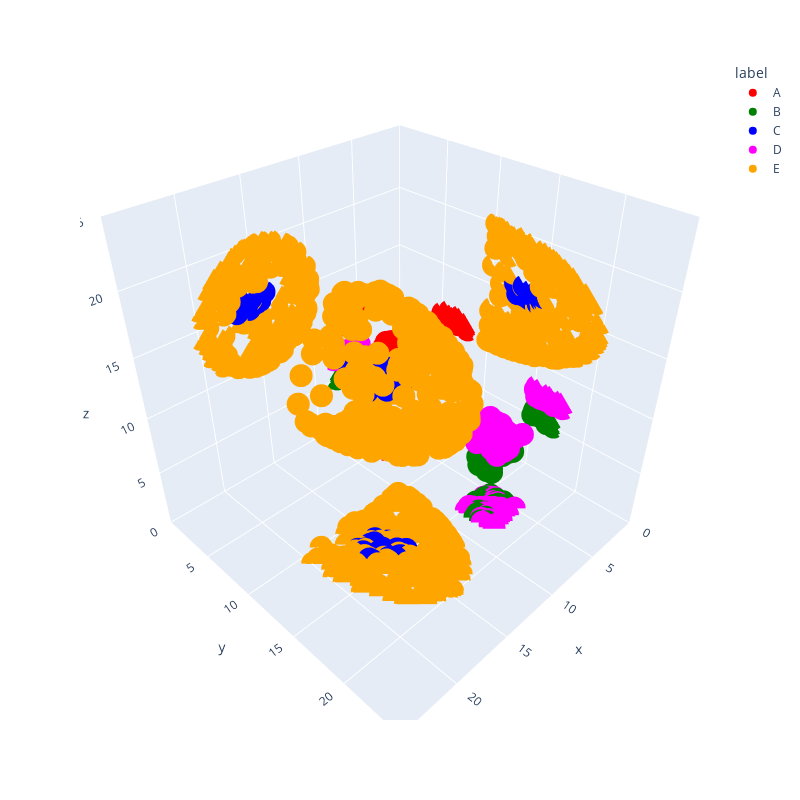

Notebook code for this chart:
### Markdown cell above
##### Plot data in high-dimensional space

Now, we plot the data in the high-dimensional space. Below, a 3D scatter plot is shown made with Plotly. Use your mouse to rotate the data and
the x, y, and z-axes, to observe the data from different directions. In addition, the data have been projected on each of the x, y, and z planes (shadows). This helps to understand how data are overlapping in one of the three directions. This helps to understand how data are overlapping in the concerned directions, and whether are separable in that direction.

We see that cluster C (blue) is located within cluster E (orange), i.e. a non-linear structure. Clusters B and D are close to each other,
but linearly separable, as you can see in the ML Explainer ‘how-does-pca-work’.

### Code cell
# Plot the data.
fig = scatter_3d(

    df_data_total, 
    x                  = 'x',
    y                  = 'y', 
    z                  = 'z',
    color              = 'label',
    color_discrete_map = dc_color,
    range_x            = (0,25),
    range_y            = (0,25),
    range_z            = (0,25)
)

fig.update_layout(
    autosize = True,
    width    = 800,
    height   = 800)
    
fig.show()
